Frame 1 (no input): blank canvas, image omitted
Frame 60 (no input): blank canvas, image omitted
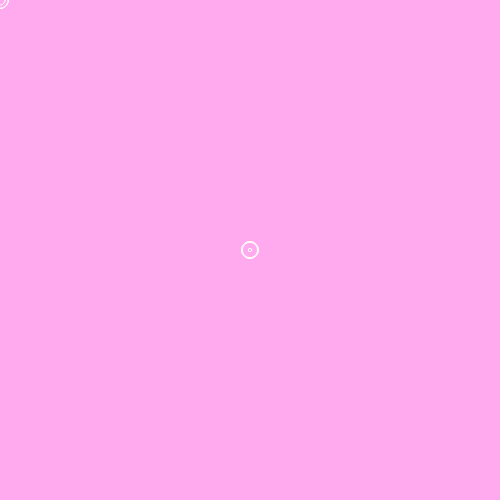
Frame 120 (the mouse pressed at the canvas centre since frame 60)

The p5.js sketch whose frames 1 and 60 were blank and that drew this single picture after the mouse press (run headless with seeded random() and noise() and a simulated clock; from frame 60 on, the mouse is pressed at the canvas centre):

// p5.js sketch
// ── sketch.js
// Brush Experiment #1
//v1 getting started
//
//-------------
function setup(){
  createCanvas( 500, 500);
  background('#fae')
}

//-------------

function draw(){

  var circleSize=random(17);
  fill('#fae');
  stroke(255);
  ellipse( mouseX, mouseY, circleSize, circleSize);
}
